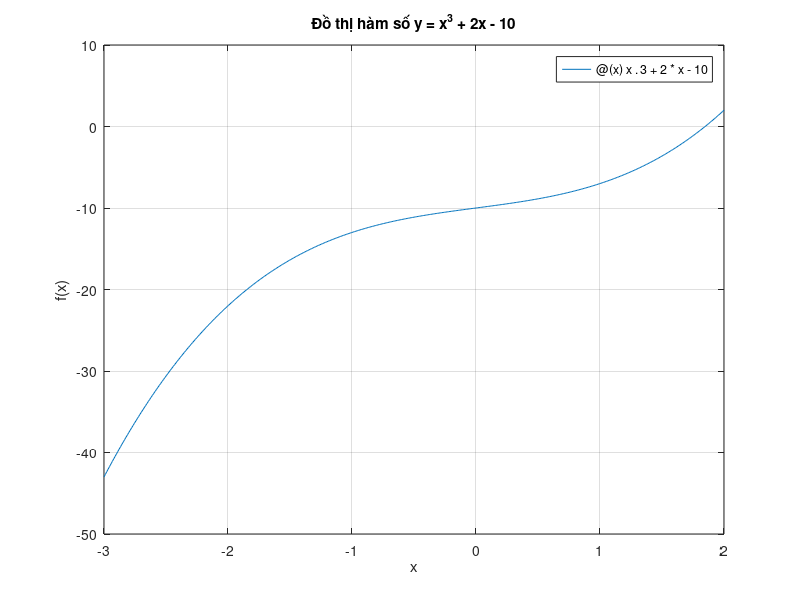

The MATLAB source for this figure:
f = @(x) x.^3 + 2*x - 10;
fplot(f, [-3, 2]);
grid on;
xlabel('x');
ylabel('f(x)');
title('Đồ thị hàm số y = x^3 + 2x - 10');
